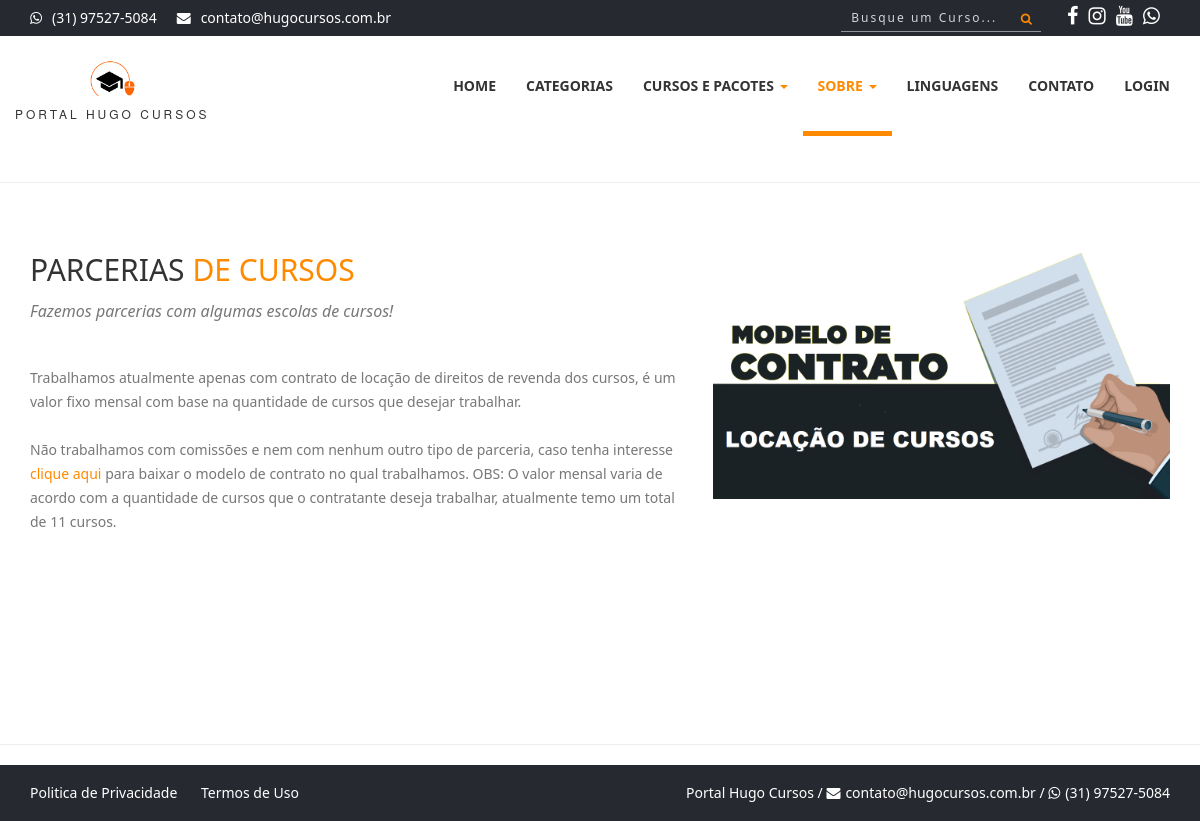
The app's page /parcerias.php with its own data.
### tables this page shows
CREATE TABLE `config` (
  `id` int(11) NOT NULL AUTO_INCREMENT,
  `nome_sistema` varchar(50) NOT NULL,
  `tel_sistema` varchar(20) NOT NULL,
  `email_sistema` varchar(50) NOT NULL,
  `cnpj_sistema` varchar(25) DEFAULT NULL,
  `tipo_chave_pix` varchar(25) DEFAULT NULL,
  `chave_pix` varchar(100) DEFAULT NULL,
  `logo` varchar(20) NOT NULL,
  `icone` varchar(20) NOT NULL,
  `logo_rel` varchar(20) NOT NULL,
  `qrcode_pix` varchar(20) DEFAULT NULL,
  `facebook` varchar(120) DEFAULT NULL,
  `instagram` varchar(120) DEFAULT NULL,
  `youtube` varchar(120) DEFAULT NULL,
  `itens_pag` int(11) NOT NULL,
  `video_sobre` varchar(100) DEFAULT NULL,
  `itens_relacionados` int(11) NOT NULL,
  `aulas_liberadas` int(11) NOT NULL,
  `desconto_pix` int(11) NOT NULL,
  `email_adm_mat` varchar(5) DEFAULT NULL,
  `cartoes_fidelidade` int(11) NOT NULL,
  `taxa_boleto` decimal(8,2) NOT NULL,
  `taxa_mp` decimal(8,2) NOT NULL,
  `taxa_paypal` decimal(8,2) NOT NULL,
  `valor_max_cartao` decimal(8,2) NOT NULL,
  `total_emails_por_envio` int(11) NOT NULL,
  `intervalo_envio_email` int(11) NOT NULL,
  `script_dia` date DEFAULT NULL,
  `dias_email_matricula` int(11) NOT NULL,
  `dias_excluir_matricula` int(11) NOT NULL,
  `professor_cad` varchar(5) NOT NULL,
  `comissao_professor` int(11) NOT NULL,
  `dia_pgto_comissao` int(11) NOT NULL,
  PRIMARY KEY (`id`)
);

### sistema/conexao.php (called while the page is built, shortened)
<?php
$usuario = 'root';
$senha = '';
$banco = 'portal';
$servidor = 'localhost';
try {
	$pdo = new PDO("mysql:dbname=$banco;host=$servidor", "$usuario", "$senha");
} catch (Exception $e) {
	echo 'Erro ao conectar ao banco de dados!<br><br>'.$e;
}
$nome_sistema = 'Portal Hugo Cursos';
$email_sistema = 'contato@hugocursos.com.br';
$tel_sistema = '(31) 00000-0000';
$query = $pdo->query("SELECT * FROM config");
$res = $query->fetchAll(PDO::FETCH_ASSOC);
if(@count($res) == 0){
	$pdo->query("INSERT INTO config SET nome_sistema = '$nome_sistema', tel_sistema = '$tel_sistema', email_sistema = '$email_sistema', logo = 'logo.png', icone = 'favicon.ico', logo_rel = 'logo.jpg', itens_pag = '18', cartoes_fidelidade = '5', valor_max_cartao = '100', total_emails_por_envio = '480', intervalo_envio_email = '70', dias_email_matricula = '3', dias_excluir_matricula = '30', script_dia = curDate(), questionario = 'Sim', media = '60' ");
}else{
$nome_sistema = $res[0]['nome_sistema'];
$email_sistema = $res[0]['email_sistema'];
$tel_sistema = $res[0]['tel_sistema'];
$facebook_sistema = $res[0]['facebook'];
$instagram_sistema = $res[0]['instagram'];
$youtube_sistema = $res[0]['youtube'];
$tel_whatsapp = '55'.preg_replace('/[ ()-]+/' , '' , $tel_sistema);
}
 ?>

### cabecalho.php (the view, shortened to what this page needs)
<?php
require_once("sistema/conexao.php");
$login = 'Login';
$painel = 'sistema';
$index = '';
$categorias = '';
$cursos = '';
$sobre = '';
$linguagens = '';
$contatos = '';
$url = basename($_SERVER['PHP_SELF'],'.php');
if($url == "sobre" || $url == "planos" || $url == "parcerias" || $url == "perguntas" || $url == "politica" || $url == "termos" ){
  $sobre = 'active';
}
?>
<!DOCTYPE html>
<html>
<head>
    <link rel="stylesheet" href="https://cdnjs.cloudflare.com/ajax/libs/font-awesome/4.5.0/css/font-awesome.min.css">
    <link rel="stylesheet" href="scss/main.css">
    <link rel="stylesheet" href="scss/skin.css">
    <link rel="stylesheet" href="scss/card.css">
    <link rel="stylesheet" href="scss/curso.css">
</head>
<body id="wrapper">
    <section id="top-header">
        <div class="container">
            <div class="row">
                <div class="col-md-7 col-sm-7 col-xs-7 top-header-links">
                    <ul class="contact_links">
                        <li><i class="fa fa-whatsapp"></i><a href="http://api.whatsapp.com/send?1=pt_BR&phone=<?php echo $tel_whatsapp ?>" target="_blank"><?php echo $tel_sistema ?></a></li>
                        <li><i class="fa fa-envelope"></i><a href="#"><?php echo $email_sistema ?></a></li>
                    </ul>
                </div>
                <div class="col-md-5 col-sm-12 col-xs-12 social">
                    <ul class="social_links">
                        <li><a href="<?php echo $facebook_sistema ?>" title="Nossa Página no Facebook" target="_blank"><i class="fa fa-facebook"></i></a></li>
                        <li><a href="<?php echo $instagram_sistema ?>" title="Nossa Página no Instagram" target="_blank"><i class="fa fa-instagram"></i></a></li>
                        <li><a href="<?php echo $youtube_sistema ?>" title="Nosso canal no Youtube" target="_blank"><i class="fa fa-youtube"></i></a></li>
                        <li><a href="http://api.whatsapp.com/send?1=pt_BR&phone=<?php echo $tel_whatsapp ?>" title="Chamar no Whatsapp" target="_blank"><i class="fa fa-whatsapp"></i></a></li>
                    </ul>
                    <div class="search-box ">
                        <button class="btn-search"><i class="fa fa-search"></i></button>
                        <input onkeyup="listarCab()" name="buscar_cab" id="buscar_cab" type="text" class="input-search" placeholder="Busque um Curso...">
                    </div>
                </div>
            </div>
        </div>
    </section>
    <header>
        <nav class="navbar navbar-inverse" style="z-index: 1000">
            <div class="container">
                <div class="row">
                    <div class="navbar-header">
                        <a class="navbar-brand" href="./">
                            <h1> <img src="sistema/img/logo.png" width="45px"></h1><span><?php echo $nome_sistema ?></span></a>
                        </div>
                        <div id="navbar" class="collapse navbar-collapse navbar-right">
                            <ul class="nav navbar-nav">
                                <li class="<?php echo $index ?>"><a href="./">Home</a></li>
                                <li class="<?php echo $categorias ?>"><a href="categorias">Categorias</a></li>
                                <li class="dropdown <?php echo $cursos ?>">
                                    <a href="#" class="dropdown-toggle" data-toggle="dropdown" role="button" aria-haspopup="true" aria-expanded="false">Cursos e Pacotes <span class="caret"></span></a>
                               </li>
                                <li class="dropdown <?php echo $sobre ?>">
                                    <a href="#" class="dropdown-toggle" data-toggle="dropdown" role="button" aria-haspopup="true" aria-expanded="false">Sobre <span class="caret"></span></a>
                               </li>
                               <li class=" <?php echo $linguagens ?>"><a href="linguagens">Linguagens</a></li>
                               <li class=" <?php echo $contatos ?>"><a href="contatos">Contato</a></li>
                               <li><a target="_blank" href="<?php echo $painel ?>"><?php echo $login ?></a></li>
                           </ul>
                       </div>
                   </div>
               </div>
           </nav>
       </header>
    <div id="area-conteudo">

### rodape.php (shortened to what this page needs)
<?php
require_once("sistema/conexao.php");
?>
</div>
   <section id="bottom-footer">
        <div class="container">
            <div class="row">
                <div class="col-md-6 col-sm-6 col-xs-12 btm-footer-links ocultar-mobile">
                    <a href="politica">Politica de Privacidade</a>
                    <a href="temos">Termos de Uso</a>
                </div>
                <div class="col-md-6 col-sm-6 col-xs-12 copyright">
                   <span class="cor-branca ocultar-mobile"><?php echo $nome_sistema ?> / </span>
                   <i class="fa fa-envelope" style="color:#FFF; margin-right:5px">  </i><a href="#" style="color:#FFF"><?php echo $email_sistema ?></a> /
                   <i class="fa fa-whatsapp" style="color:#FFF; margin-right:5px"></i><a href="http://api.whatsapp.com/send?1=pt_BR&phone=<?php echo $tel_whatsapp ?>" target="_blank" style="color:#FFF"><?php echo $tel_sistema ?></a>
                </div>
            </div>
        </div>
    </section>
</html>

### scss/card.css (style rules this page uses)
* { -webkit-box-sizing: border-box; box-sizing: border-box; }

### records on screen
config: tel_sistema "(31) 97527-5084", email_sistema "contato@hugocursos.com.br", nome_sistema "PORTAL HUGO CURSOS", nome_sistema "Portal Hugo Cursos"

### other values on screen
$login "LOGIN"
$cursos "11"
